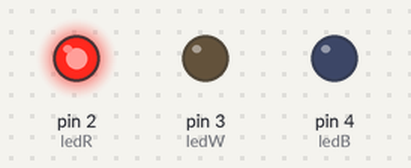
Bench run of a sketch on a simulated Arduino Uno, built with avr-gcc and run on an emulated ATmega328P. Parts: output pins drawn as LEDs (lit = HIGH). What the sketch prints to the serial monitor is not drawn.

Above: at 10.12 s.
At 12.37 s:
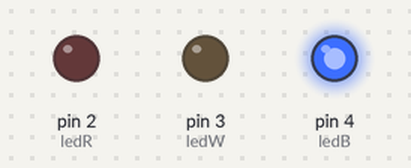
Timing chart, 0 to 13.0 s (numbered marks = the images above):
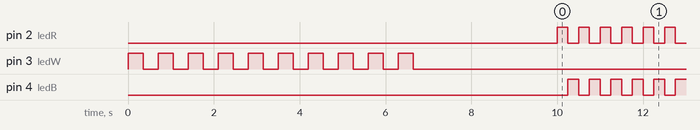

The sketch:

Aula03.ino
```cpp
// Atribui nomes aos pinos de I/O
#define BT1 9
#define BT2 8
#define ledR 2
#define ledW 3
#define ledB 4

// Declaração de variáveis
bool statusBT1;

void setup() {
  // Habilita porta de comunicação serial
  // Baud Rate ---> 9600 bits/s
  Serial.begin(9600);

  // Configura pinos de I/O como INPUT ou OUTPUT
  pinMode(BT1, INPUT);
  pinMode(BT2, INPUT);
  pinMode(ledR, OUTPUT);
  pinMode(ledW, OUTPUT);
  pinMode(ledB, OUTPUT);

  for(int i = 0; i < 10; i++){
    Serial.println(i);
    piscaW();
  }

  Serial.println("Fim da inicialização");
  delay(3000);
}
/*
Exemplo 1:
Botão 1:
LOW ----> desligado ----> ledW piscando em intervalos de 350ms
HIGH ---> ligado ----> os LEDs ledR e ledB
piscam alternadamente em intervalos de 250ms
*/
void loop() {
  piscaRB();

}

void piscaRB(){
  digitalWrite(ledR, HIGH);
  digitalWrite(ledB, LOW);
  delay(250);
  digitalWrite(ledR, LOW);
  digitalWrite(ledB, HIGH);
  delay(250);
}

void piscaW(){
  digitalWrite(ledB, LOW);
  digitalWrite(ledW, HIGH);
  delay(350);
  digitalWrite(ledW, LOW);
  delay(350);
}
```

Measured:
- by itself, pin 2 (ledR), pin 4 (ledB): alternates HIGH for 0.25 s and LOW for 0.25 s
